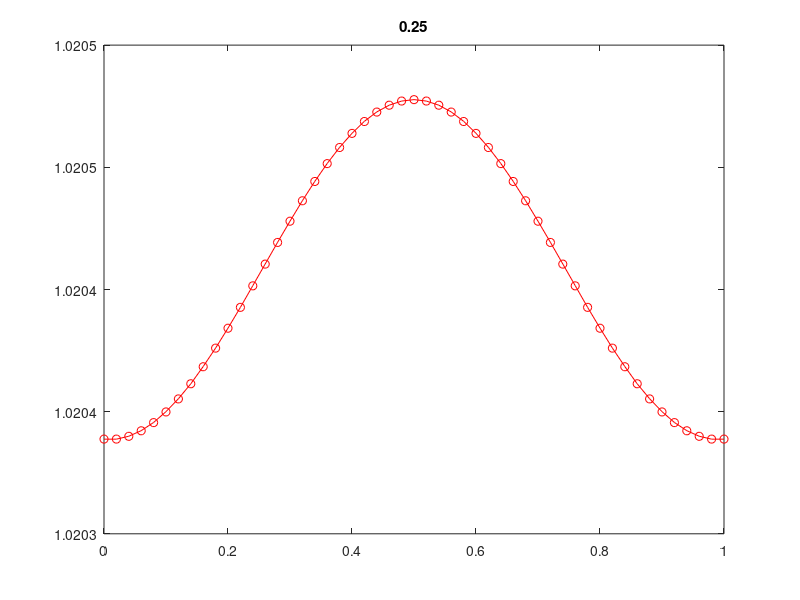
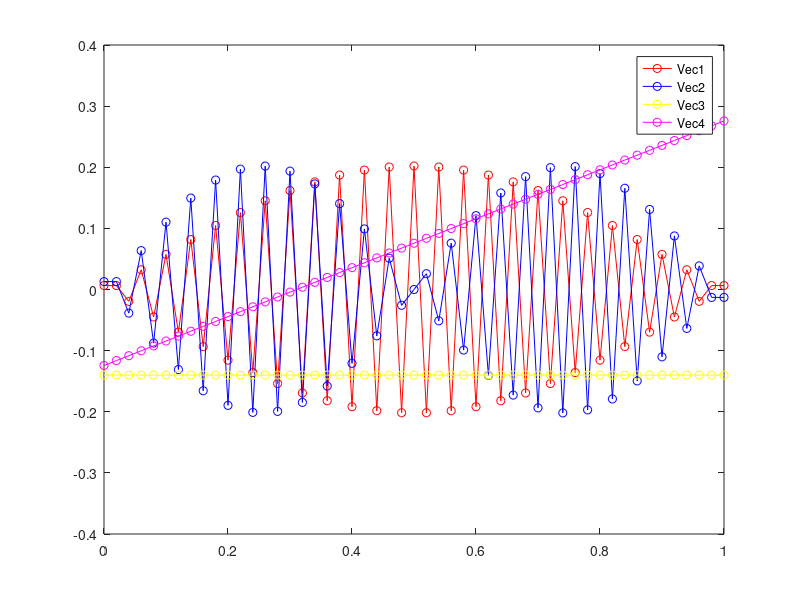
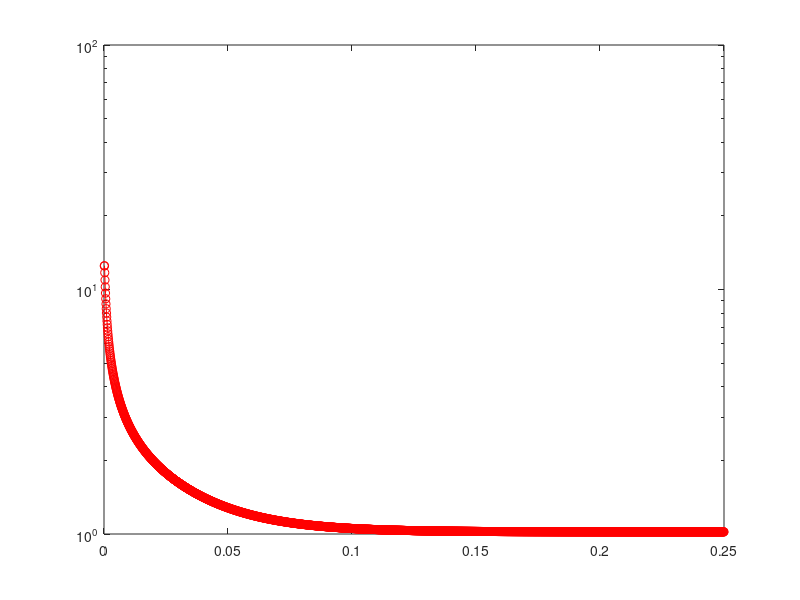

Here is the MATLAB script that generated these plots, in order:
clear

kappa=1;   % thermal conductivity
tau=1e-4;  % time-step
h=0.02;    % spatial-step

% Extent of the system
x=0:h:1;
m=length(x);

% Matrix for the second-derivative term
D=-2*eye(m);
D=D+diag(ones(m-1,1),+1);
D=D+diag(ones(m-1,1),-1);
D=D*kappa*tau/(h*h);

% Boundary conditions (Dirichlet; i.e. constant value commented out ,Neumann active)
%D(1,:)=0;
%D(m,:)=0;
%D(2,:)=0;
D(1,:)=D(2,:);
D(m,:) = D(m-1,:);


% The update matrix
A=eye(m) + D;

% Initial conditions
temp=zeros(m,1);
temp(round(m/2))=1/h;

time=0;
i = 1;
while (time<=0.25)
    fac = 4*kappa*time;
    analytic = 1/sqrt(pi*fac)*exp(-(x-0.5).^2/fac);
    halfA(i) = analytic((length(x)-1)/2);
    newtemp(i) = temp((length(x)-1)/2);



    time=time+tau;   % update the time
    temp=A*temp;     % update the temperature
    i = i + 1;
end

[V, D] = eig(A);

% extraction of D into a list
d = length(D);
for ii = 1:d
    eVal(ii) = D(ii,ii);
end
eVec1 = V(:,1);
eVec2 = V(:,2);
eVec3 = V(:,end-1);
eVec4 = V(:,end);

figure(1)
plot(x,temp,'ro-')
title(kappa*tau/h^2)
%ylim([0 1.1])

figure(2)
plot(x,eVec1,'ro-', x, eVec2,'bo-', x, eVec3,'yo-', x, eVec4, 'mo-')
legend('Vec1', 'Vec2', 'Vec3', 'Vec4')

figure(3)
semilogy(0:tau:0.25, newtemp, 'ro-')
